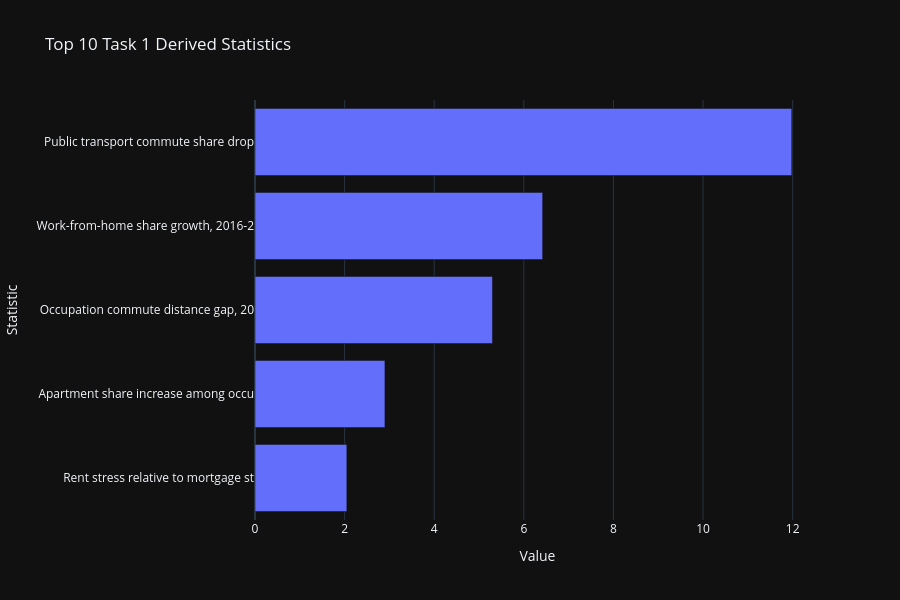

Notebook cell for this chart:
### Code cell
from pathlib import Path
import pandas as pd
import plotly.express as px

# Create output folder for report figures
fig_dir = Path("report/figures")
fig_dir.mkdir(parents=True, exist_ok=True)

# Use Task 1 statistics table
plot_df = statistics_df.copy()

# Convert value column to numeric
plot_df["value"] = pd.to_numeric(plot_df["value"], errors="coerce")
plot_df = plot_df.dropna(subset=["value"])

# Shorten long titles
plot_df["short_title"] = plot_df["title"].astype(str).str.slice(0, 35)

# Select top 10
top_stats = plot_df.sort_values("value", ascending=False).head(10)

fig = px.bar(
    top_stats,
    x="value",
    y="short_title",
    orientation="h",
    title="Top 10 Task 1 Derived Statistics",
    labels={
        "value": "Value",
        "short_title": "Statistic"
    }
)

fig.update_layout(
    yaxis=dict(autorange="reversed"),
    height=600
)

fig.show()

# Save figure for report
fig.write_image(fig_dir / "task1_top10_derived_statistics.png")

### Figure 1 — Plotly figure (JSON) as saved in the notebook; plotly's stock layout.template omitted (floating-point values rounded to 4 significant figures)
{"data": [{"hovertemplate": "Value=%{x}<br>Statistic=%{y}<extra></extra>", "legendgroup": "", "marker": {"color": "#636efa", "pattern": {"shape": ""}}, "name": "", "orientation": "h", "showlegend": false, "textposition": "auto", "x": [11.98, 6.42, 5.3, 2.9, 2.05], "xaxis": "x", "y": ["Public transport commute share drop", "Work-from-home share growth, 2016-2", "Occupation commute distance gap, 20", "Apartment share increase among occu", "Rent stress relative to mortgage st"], "yaxis": "y", "type": "bar"}], "layout": {"xaxis": {"anchor": "y", "domain": [0.0, 1.0], "title": {"text": "Value"}}, "yaxis": {"anchor": "x", "domain": [0.0, 1.0], "title": {"text": "Statistic"}, "autorange": "reversed"}, "legend": {"tracegroupgap": 0}, "title": {"text": "Top 10 Task 1 Derived Statistics"}, "barmode": "relative", "height": 600}}
